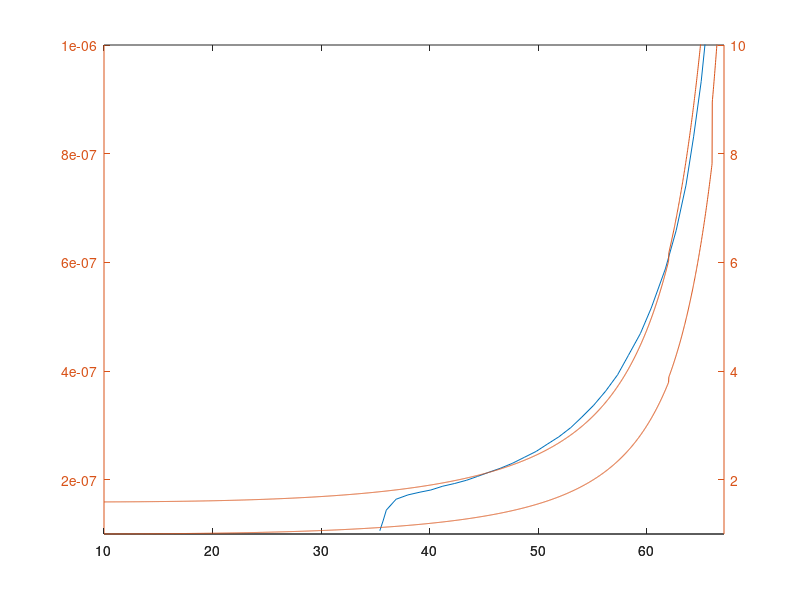

Source code (MATLAB):
clear all;
close all;
clc;
%Temperature=30;
Vapplied=10:.02:67.1;
Applied_Length=length(Vapplied);
Plank = 6.63e-34;
Light=3e8;
Electron=1.6e-19;
Lambda = 1550e-9;
Input_Power = 196e-9;
Vbreakdown=67.1;
Vpunchthrough=35;%%Chosen arbitrarily
n=3.5; 
R = .65*(Electron*Lambda)/(Plank*Light);
Ipho = R*Input_Power;

red_20c=csvread('red.csv');

Iph_expe=red_20c(:,2)';
Voltage_expe=red_20c(:,1)';
% M= 1./(1-(Vapplied./Vbreakdown).^n

for i=1:length(Vapplied)
    
    T(i)=Vapplied(i)/Vbreakdown;
    if (Vapplied(i)<34)
        M(i)=1+((T(i))^n)+(((T(i))^(2*n)))+(((T(i))^(3*n)));
        %M= 1./(1-(Vapplied./Vbreakdown).^n);


    end
    
    if (Vapplied(i)>=34)&&(Vapplied(i)<=62)
        
        M(i)=1+((T(i))^n)+(((T(i))^(2*n)))+(((T(i))^(3*n)))+(((T(i))^(4*n)))+(((T(i))^(5*n)))+...
            (((T(i))^(6*n)))+(((T(i))^(7*n)))+(((T(i))^(8*n)));

    end      
             
     if (Vapplied(i)>62) && (Vapplied(i)<=66)

             M(i)=1+((T(i))^n)+(((T(i))^(2*n)))+(((T(i))^(3*n)))+(((T(i))^(4*n)))+(((T(i))^(5*n)))+...
            (((T(i))^(6*n)))+(((T(i))^(7*n)))+(((T(i))^(8*n)))+(((T(i))^(9*n)));

        
     end
     
      if (Vapplied(i)>66)
          
              M(i)=1+((T(i))^n)+(((T(i))^(2*n)))+(((T(i))^(3*n)))+(((T(i))^(4*n)))+(((T(i))^(5*n)))+...
            (((T(i))^(6*n)))+(((T(i))^(7*n)))+(((T(i))^(8*n)))+(((T(i))^(9*n)))+(((T(i))^(10*n)))+...
            (((T(i))^(11*n)));
     
     
      end
     
    end

I_out = M*Ipho; 

plot(Voltage_expe,Iph_expe);
hold on
[ax h1 h2] = plotyy(Vapplied,I_out,Vapplied,M);
ylim(ax(1),[1e-7 1e-6]);

ylim(ax(2),[1 10]);




 
